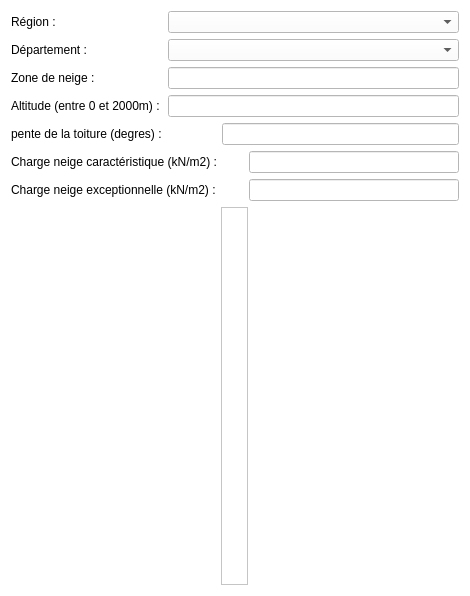
<?xml version="1.0" encoding="UTF-8"?>
<ui version="4.0">
 <class>snow_widget</class>
 <widget class="QWidget" name="snow_widget">
  <property name="geometry">
   <rect>
    <x>0</x>
    <y>0</y>
    <width>470</width>
    <height>596</height>
   </rect>
  </property>
  <property name="windowTitle">
   <string>snow_widget</string>
  </property>
  <property name="styleSheet">
   <string notr="true">background-color: rgb(255, 255, 255);</string>
  </property>
  <layout class="QGridLayout" name="gridLayout">
   <item row="1" column="2" colspan="3">
    <widget class="QComboBox" name="cb_departement">
     <property name="styleSheet">
      <string notr="true">color: rgb(0, 0, 0);</string>
     </property>
    </widget>
   </item>
   <item row="2" column="0">
    <widget class="QLabel" name="label_3">
     <property name="text">
      <string>Zone de neige :</string>
     </property>
    </widget>
   </item>
   <item row="3" column="0" colspan="2">
    <widget class="QLabel" name="label_7">
     <property name="text">
      <string>Altitude (entre 0 et 2000m) :</string>
     </property>
    </widget>
   </item>
   <item row="5" column="4">
    <widget class="QLineEdit" name="le_charge_caract"/>
   </item>
   <item row="4" column="0" colspan="2">
    <widget class="QLabel" name="label_8">
     <property name="text">
      <string>pente de la toiture (degres) :</string>
     </property>
    </widget>
   </item>
   <item row="4" column="3" colspan="2">
    <widget class="QLineEdit" name="le_altitude_2"/>
   </item>
   <item row="1" column="0">
    <widget class="QLabel" name="label_2">
     <property name="text">
      <string>Département :</string>
     </property>
    </widget>
   </item>
   <item row="6" column="4">
    <widget class="QLineEdit" name="le_charge_except"/>
   </item>
   <item row="5" column="0" colspan="4">
    <widget class="QLabel" name="label_4">
     <property name="text">
      <string>Charge neige caractéristique (kN/m2) :</string>
     </property>
    </widget>
   </item>
   <item row="2" column="2" colspan="3">
    <widget class="QLineEdit" name="le_zone"/>
   </item>
   <item row="3" column="2" colspan="3">
    <widget class="QLineEdit" name="le_altitude"/>
   </item>
   <item row="6" column="0" colspan="3">
    <widget class="QLabel" name="label_5">
     <property name="text">
      <string>Charge neige exceptionnelle (kN/m2) :</string>
     </property>
    </widget>
   </item>
   <item row="0" column="2" colspan="3">
    <widget class="QComboBox" name="cb_region">
     <property name="styleSheet">
      <string notr="true">color: rgb(0, 0, 0);</string>
     </property>
    </widget>
   </item>
   <item row="0" column="0">
    <widget class="QLabel" name="label">
     <property name="text">
      <string>Région :</string>
     </property>
    </widget>
   </item>
   <item row="7" column="0" colspan="5" alignment="Qt::AlignHCenter">
    <widget class="QFrame" name="frame">
     <property name="frameShape">
      <enum>QFrame::StyledPanel</enum>
     </property>
     <property name="frameShadow">
      <enum>QFrame::Raised</enum>
     </property>
     <layout class="QGridLayout" name="gridLayout_2">
      <item row="0" column="0">
       <widget class="QLabel" name="label_6">
        <property name="maximumSize">
         <size>
          <width>400</width>
          <height>400</height>
         </size>
        </property>
        <property name="text">
         <string/>
        </property>
        <property name="pixmap">
         <pixmap>images/carte_fr.jpg</pixmap>
        </property>
        <property name="scaledContents">
         <bool>true</bool>
        </property>
       </widget>
      </item>
     </layout>
    </widget>
   </item>
  </layout>
 </widget>
 <resources/>
 <connections/>
</ui>
